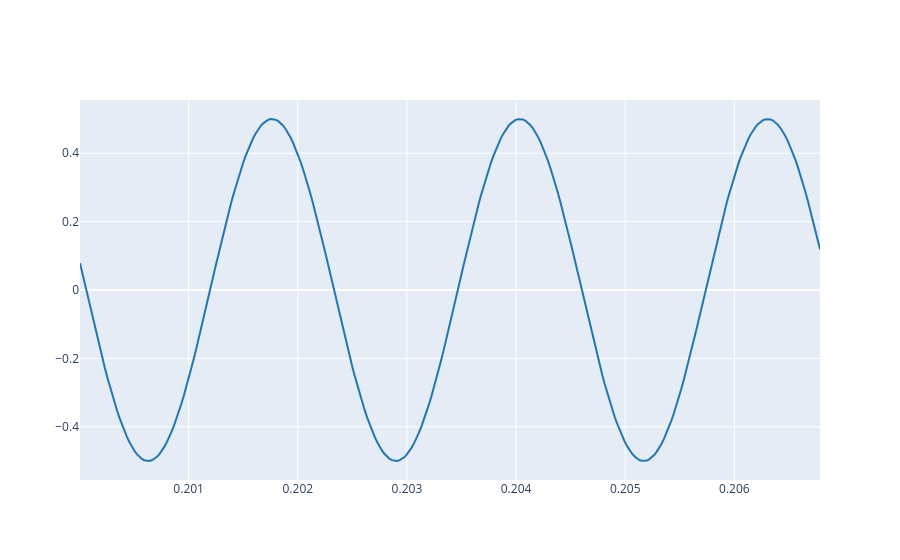

This figure's notebook cell:
### Markdown cell above
2.1. Define a complex exponential with the same parameters that those from Lab 1 (Ex 3.1) and plot the real part.

### Code cell
# Parameters from Lab 1 (Ex 3.1)
A = 0.5       # amplitude
f0 = 440.5    # frequency in Hz
fs = 44100    # sampling frequency
phi = np.pi/4 # phase in radians
duration = 1  # 1 second (for example)

# Time vector for 1 second
t = np.arange(0, duration, 1/fs)
T = 1 / f0
t_start = 0.2                 
t_end = t_start + 3 * T    

# Define the complex exponential
x = A * np.exp(1j * (2 * np.pi * f0 * t + phi))

# Plot only the real part
plot_signals([np.real(x)], fs, t_start=t_start, t_end=t_end, name=['real part of complex exponential'])

### Figure 1 — Plotly figure (JSON) as saved in the notebook; plotly's stock layout.template omitted (floating-point values rounded to 4 significant figures; data arrays with more than 128 entries replaced by an {"elided": "..."} marker saying what was removed)
{"data": [{"line": {"color": "#1f77b4", "shape": "linear"}, "mode": "lines", "name": "real part of complex exponential", "type": "scatter", "x": {"elided": "300 float values"}, "y": {"elided": "300 float values"}}], "layout": {}}
